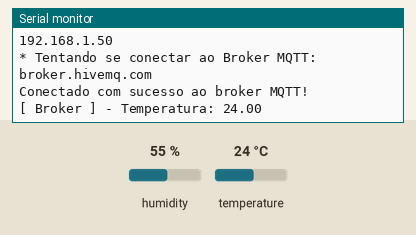
This sketch was run on a simulated ESP32. On the bench: the last lines printed to the serial monitor. Inputs (shaded band) come from the test bench; at power-on: temperature 24 °C, humidity 55 %. WiFi joins after 1.5 s; servers stay silent unless stated; no MQTT or app messages arrive unless stated.

Above: at 2.7 s.
2.8 s: temperature set to 12 °C
At 4.7 s:
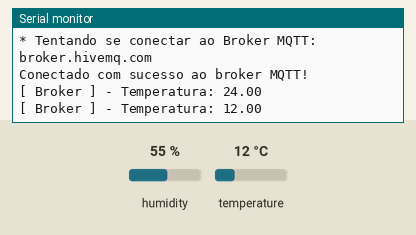
5.5 s: temperature set to 19 °C
At 6.7 s:
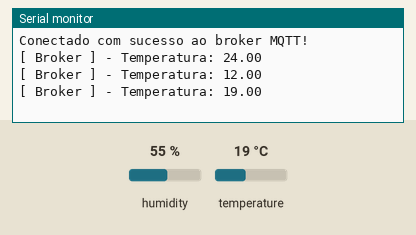
Timing chart, 0 to 8.5 s (numbered marks = the images above; inputs shaded):
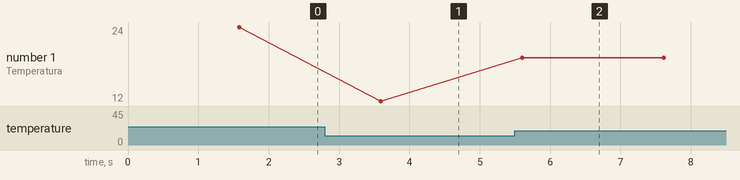

The sketch:

sketch.ino
```cpp
#include <PubSubClient.h>
#include <WiFi.h>

#include <DHTesp.h>

#define pinTemp 2

#define topicValueTemp "Luan/Temperatura"

#define ID_MQTT "esp32_mqtt_LUAN"

DHTesp dht;

const char *SSID = "Wokwi-GUEST";
const char *PASSWORD = "";

const char *BROKER_MQTT = "broker.hivemq.com";

int BROKER_PORT = 1883;

static char tempA[10] = {0};

WiFiClient espClient;
PubSubClient MQTT(espClient);

float getTemperature(void);

void initWiFi(void);
void initMQTT(void);
void callbackMQTT(char *topic, byte *payload, unsigned int length);
void reconnectMQTT(void);
void reconnectWiFi(void);
void checkWiFIAndMQTT(void);

float getTemperature(void)
{
  TempAndHumidity data = dht.getTempAndHumidity();

  if (!(isnan(data.temperature)))
    return data.temperature;
  else
    return -99.99;
}

void initWiFi(void)
{
  delay(10);
  Serial.println("------Conexao WI-FI------");
  Serial.print("Conectando-se na rede: ");
  Serial.println(SSID);
  Serial.println("Aguarde");

  reconnectWiFi();
}
void initMQTT(void) {
  MQTT.setServer(BROKER_MQTT, BROKER_PORT); // Informa qual broker e porta deve ser conectado
  MQTT.setCallback(callbackMQTT);           // Atribui função de callback (função chamada quando qualquer informação de um dos tópicos subescritos chega)
}
void callbackMQTT(char *topic, byte *payload, unsigned int length) {

}

void reconnectMQTT(void)
{
  while (!MQTT.connected()) {
    Serial.print("* Tentando se conectar ao Broker MQTT: ");
    Serial.println(BROKER_MQTT);
    if (MQTT.connect(ID_MQTT)) {
      Serial.println("Conectado com sucesso ao broker MQTT!");
    } else {
      Serial.println("Falha ao reconectar no broker.");
      Serial.println("Nova tentativa de conexao em 2 segundos.");
      delay(2000);
    }
  }
}
void checkWiFIAndMQTT(void)
{
  if (!MQTT.connected())
    reconnectMQTT();

  reconnectWiFi();
}
void reconnectWiFi(void) {
  if (WiFi.status() == WL_CONNECTED)
    return;

  WiFi.begin(SSID, PASSWORD);

  while (WiFi.status() != WL_CONNECTED) {
    delay(100);
    Serial.print(".");
  }

  Serial.println();
  Serial.print("Conectado com sucesso na rede ");
  Serial.print(SSID);
  Serial.println("IP obtido: ");
  Serial.println(WiFi.localIP());
}

void setup() {
  Serial.begin(115200);

  dht.setup(pinTemp, DHTesp::DHT22);

  initWiFi();

  initMQTT();

}
void loop() {
  checkWiFIAndMQTT();
  sprintf(tempA, "%.2f", getTemperature());

  MQTT.publish(topicValueTemp, tempA);

  Serial.printf("\n[ Broker ] - Temperatura: %s", tempA);

  MQTT.loop();

  delay(2001);
}
```

Measured:
- after the input at 2.8 s, the serial monitor: prints a new line after 0.79 s (image 1)
- after the input at 5.5 s, the serial monitor: prints a new line after 0.11 s (image 2)
- plotted number 1: 24 → 12 after the input at 2.8 s, 12 → 19 after the input at 5.5 s
